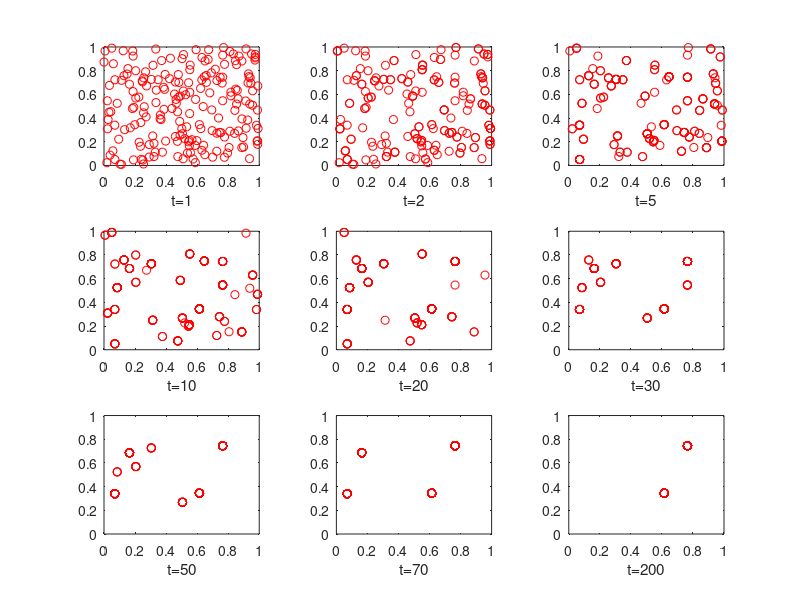

Recreate this plot in MATLAB.
M = 200;
X = rand(M, 2);
W = [1:M] ./ M;

for t = 1:200
    % particle filter estimation
    for m=1:M
        seed = rand(1);
        X(m,:,t+1) = X(find(W>seed,1),:,t);
    end
end

figure(1);
clf;

subplot(3,3,1)
plot(X(:,1,1),X(:,2,1),'ro')
axis([0 1 0 1]);
xlabel('t=1')

subplot(3,3,2)
plot(X(:,1,2),X(:,2,2),'ro')
axis([0 1 0 1]);
xlabel('t=2')

subplot(3,3,3)
plot(X(:,1,5),X(:,2,5),'ro')
axis([0 1 0 1]);
xlabel('t=5')

subplot(3,3,4)
plot(X(:,1,10),X(:,2,10),'ro')
axis([0 1 0 1]);
xlabel('t=10')

subplot(3,3,5)
plot(X(:,1,20),X(:,2,20),'ro')
axis([0 1 0 1]);
xlabel('t=20')

subplot(3,3,6)
plot(X(:,1,30),X(:,2,30),'ro')
axis([0 1 0 1]);
xlabel('t=30')

subplot(3,3,7)
plot(X(:,1,50),X(:,2,50),'ro')
axis([0 1 0 1]);
xlabel('t=50')

subplot(3,3,8)
plot(X(:,1,70),X(:,2,70),'ro')
axis([0 1 0 1]);
xlabel('t=70')

subplot(3,3,9)
plot(X(:,1,200),X(:,2,200),'ro')
axis([0 1 0 1]);
xlabel('t=200')
